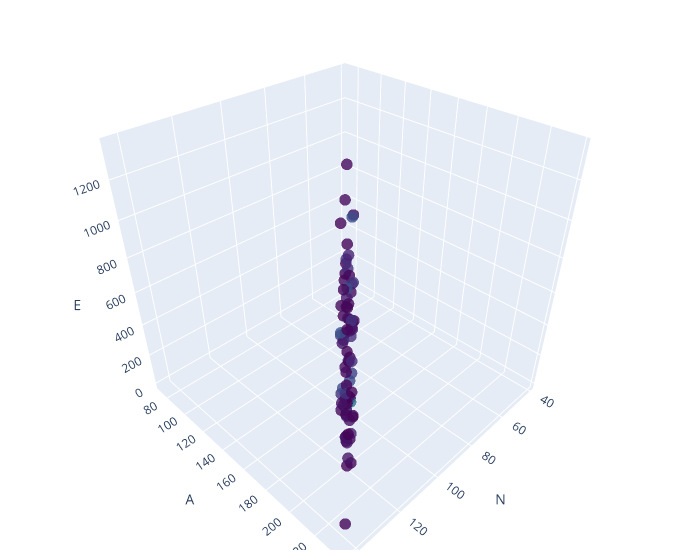

The code cell stored with this chart in its notebook:
### Code cell
fig = go.Figure(data=go.Scatter3d(
    x=dfsec['N'], 
    y=dfsec['A'], 
    z=dfsec['E'],
    mode='markers',
    marker=dict(
        size=4,   # adjust the size of the scatter points
        color=df['E'],  # use the z values for color scale
        colorscale='Viridis',  # choose a colorscale
        opacity=0.8   # transparency of the points
    )))

fig.update_layout(scene=dict(xaxis_title='N',
                             yaxis_title='A',
                             zaxis_title='E'),
                  width=700,
                  margin=dict(r=20, b=10, l=10, t=10))

fig.show()

### Figure 1 — Plotly figure (JSON) as saved in the notebook; plotly's stock layout.template omitted (floating-point values rounded to 4 significant figures; data arrays with more than 128 entries replaced by an {"elided": "..."} marker saying what was removed)
{"data": [{"marker": {"color": {"elided": "2825 float values"}, "colorscale": [[0, "#440154"], [0.1111, "#482878"], [0.2222, "#3e4989"], [0.3333, "#31688e"], [0.4444, "#26828e"], [0.5556, "#1f9e89"], [0.6667, "#35b779"], [0.7778, "#6ece58"], [0.8889, "#b5de2b"], [1, "#fde725"]], "opacity": 0.8, "size": 4}, "mode": "markers", "type": "scatter3d", "x": [41, 43, 43, 44, 45, 47, 50, 54, 56, 52, 54, 56, 60, 56, 60, 61, 58, 62, 67, 67, 67, 68, 68, 71, 75, 71, 71, 73, 78, 72, 80, 74, 77, 80, 77, 81, 89, 92, 92, 94, 96, 99, 99, 98, 99, 99, 100, 106, 106, 106, 105, 105, 107, 105, 106, 107, 107, 109, 108, 112, 114, 114, 114, 117, 116, 114, 116, 117, 118, 116, 118, 115, 121, 117, 119, 119, 121, 119, 121, 123, 123, 126, 125, 126, 143], "y": [73, 77, 79, 79, 83, 87, 89, 93, 97, 99, 101, 103, 105, 105, 107, 107, 107, 109, 113, 116, 122, 123, 125, 125, 126, 127, 127, 127, 128, 129, 133, 133, 135, 136, 137, 139, 156, 159, 159, 161, 163, 167, 169, 169, 170, 171, 171, 174, 174, 176, 177, 177, 177, 177, 178, 179, 179, 183, 187, 191, 191, 191, 191, 192, 195, 195, 195, 196, 197, 197, 197, 198, 199, 200, 201, 203, 203, 203, 203, 207, 207, 207, 207, 207, 237], "z": [53.44, 161.9, 129.8, 207.5, 259.1, 134.9, 909.0, 168.5, 743.4, 163.6, 176.2, 134.4, 129.8, 674.1, 93.12, 214.9, 678.5, 88.03, 81.1, 162.4, 81.2, 61.7, 107, 140.5, 22.7, 24.2, 80.2, 172.4, 91.15, 104, 74.05, 130.4, 149.7, 163.9, 233.5, 754.2, 52.37, 40, 205.9, 211.2, 297.9, 207.8, 24.2, 29, 48.42, 21.93, 71.1, 162.9, 551, 95.92, 14.05, 55.15, 227, 228.5, 88.87, 160.7, 375, 102.5, 101, 13.7, 41.89, 54, 308.5, 267, 56.8, 98.97, 318.6, 84.66, 130.2, 222.4, 409.1, 248.5, 391.9, 428.2, 629.1, 2.3, 4.9, 641.5, 825.1, 109.1, 268.1, 997.1, 1064.0, 1348.0, 145.5]}], "layout": {"margin": {"b": 10, "l": 10, "r": 20, "t": 10}, "scene": {"xaxis": {"title": {"text": "N"}}, "yaxis": {"title": {"text": "A"}}, "zaxis": {"title": {"text": "E"}}}, "width": 700}}
